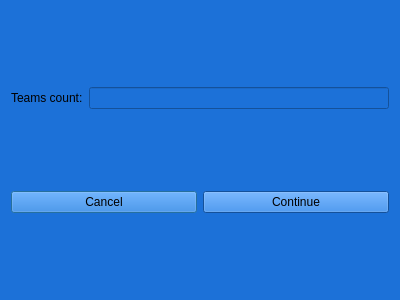
<?xml version="1.0" encoding="UTF-8"?>
<ui version="4.0">
 <class>Play</class>
 <widget class="QDialog" name="Play">
  <property name="geometry">
   <rect>
    <x>0</x>
    <y>0</y>
    <width>400</width>
    <height>300</height>
   </rect>
  </property>
  <property name="windowTitle">
   <string>Teams Count</string>
  </property>
  <property name="styleSheet">
   <string notr="true">background-color: rgb(28, 113, 216);</string>
  </property>
  <layout class="QVBoxLayout" name="verticalLayout">
   <item>
    <layout class="QHBoxLayout" name="horizontalLayout">
     <item>
      <widget class="QLabel" name="teams_count">
       <property name="text">
        <string>Teams count:</string>
       </property>
      </widget>
     </item>
     <item>
      <widget class="QLineEdit" name="team_count">
       <property name="autoFillBackground">
        <bool>false</bool>
       </property>
       <property name="styleSheet">
        <string notr="true"/>
       </property>
       <property name="text">
        <string/>
       </property>
      </widget>
     </item>
    </layout>
   </item>
   <item>
    <layout class="QHBoxLayout" name="horizontalLayout_2">
     <item>
      <widget class="QPushButton" name="cancel">
       <property name="cursor">
        <cursorShape>PointingHandCursor</cursorShape>
       </property>
       <property name="styleSheet">
        <string notr="true"/>
       </property>
       <property name="text">
        <string>Cancel</string>
       </property>
      </widget>
     </item>
     <item>
      <widget class="QPushButton" name="continue_2">
       <property name="cursor">
        <cursorShape>PointingHandCursor</cursorShape>
       </property>
       <property name="text">
        <string>Continue</string>
       </property>
      </widget>
     </item>
    </layout>
   </item>
  </layout>
 </widget>
 <resources/>
 <connections/>
</ui>
